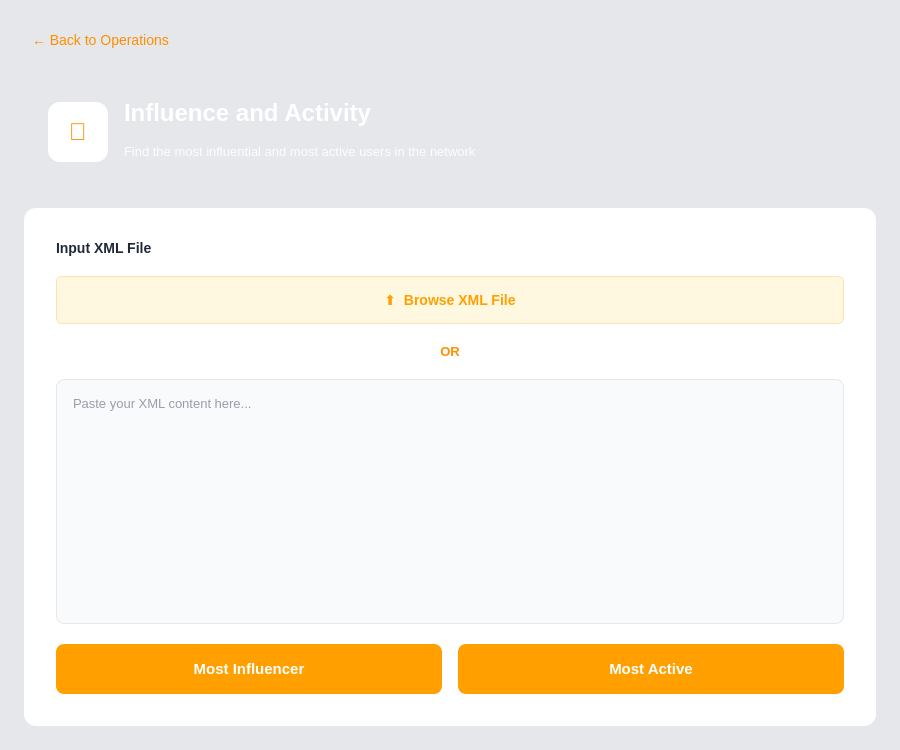
<?xml version="1.0" encoding="UTF-8"?>
<ui version="4.0">
 <class>InfluenceAndActivity</class>
 <widget class="QWidget" name="InfluenceAndActivity">
  <property name="geometry">
   <rect>
    <x>0</x>
    <y>0</y>
    <width>900</width>
    <height>750</height>
   </rect>
  </property>
  <property name="windowTitle">
   <string>Influence and Activity</string>
  </property>
  <property name="styleSheet">
   <string notr="true">
/* Global styles */
QWidget {
    background-color: #e5e7eb;
}
QLabel {
    background-color: transparent;
}

/* Specific styling for scroll area's content wrapper */
QWidget#scrollAreaWidgetContents {
    background-color: #e5e7eb;
}

/* Back Button */
QPushButton#backButton {
    background-color: transparent;
    border: none;
    color: #ff8f00;
    font-size: 14px;
    text-align: left;
    padding: 8px;
}

QPushButton#backButton:hover {
    background-color: rgba(255, 143, 0, 0.1);
    border-radius: 6px;
    text-decoration: none;
}

/* Header Widget (Gradient Amber/Gold) */
QWidget#headerWidget {
    background: qlineargradient(x1:0, y1:0, x2:1, y2:0,
                                 stop:0 #ffb300, stop:1 #ff8f00);
    border-radius: 12px;
}

QLabel#headerTitle {
    color: white;
    font-size: 24px;
    font-weight: bold;
}

QLabel#headerDesc {
    color: rgba(255, 255, 255, 0.9);
    font-size: 13px;
}

/* Content Widget (White Card) */
QWidget#contentWidget {
    background-color: white;
    border-radius: 12px;
}

/* Labels */
QLabel#inputLabel, QLabel#orLabel {
    color: #1f2937;
    font-size: 14px;
    font-weight: 600;
}

/* Browse Button */
QPushButton#browseButton {
    background-color: #fff8e1;
    color: #ffa000;
    border: 1px solid #ffe0b2;
    border-radius: 6px;
    padding: 12px 24px;
    font-size: 14px;
    font-weight: 500;
}

QPushButton#browseButton:hover {
    background-color: #ffe0b2;
}

/* Input Text Edit */
QTextEdit#xmlTextEdit {
    background-color: #f9fafb;
    border: 1px solid #e5e7eb;
    border-radius: 8px;
    padding: 12px;
    font-family: 'Courier New', monospace;
    font-size: 13px;
    color: #374151;
}

QTextEdit#xmlTextEdit:focus {
    border: 2px solid #ffb300;
    background-color: white;
}

/* Action Buttons */
QPushButton#mostInfluencerButton, QPushButton#mostActiveButton {
    background-color: #ffa000;
    color: white;
    border: none;
    border-radius: 8px;
    padding: 12px 24px;
    font-size: 15px;
    font-weight: 600;
}

QPushButton#mostInfluencerButton:hover, QPushButton#mostActiveButton:hover {
    background-color: #ff8f00;
}

/* ScrollBar */
QScrollBar:vertical {
    border: none;
    background: #e0e0e0;
    width: 10px; 
    margin: 0px; 
}
QScrollBar::handle:vertical {
    background: #ffb300; 
    min-height: 20px;
    border-radius: 5px;
}
QScrollBar::handle:vertical:hover {
    background: #ff8f00; 
}
QScrollBar::add-line:vertical, QScrollBar::sub-line:vertical {
    border: none;
    background: none;
    height: 0px; 
}
QScrollBar::add-page:vertical, QScrollBar::sub-page:vertical {
    background: none;
}
   </string>
  </property>

  <layout class="QVBoxLayout" name="rootLayout">
   <property name="leftMargin"><number>0</number></property>
   <property name="rightMargin"><number>0</number></property>
   <property name="topMargin"><number>0</number></property>
   <property name="bottomMargin"><number>0</number></property>

   <item>
    <widget class="QScrollArea" name="scrollArea">
     <property name="widgetResizable">
      <bool>true</bool>
     </property>
     <property name="frameShape">
      <enum>QFrame::NoFrame</enum>
     </property>

     <widget class="QWidget" name="scrollAreaWidgetContents">
      <layout class="QVBoxLayout" name="mainLayout">
       <property name="spacing"><number>16</number></property>
       <property name="leftMargin"><number>24</number></property>
       <property name="topMargin"><number>24</number></property>
       <property name="rightMargin"><number>24</number></property>
       <property name="bottomMargin"><number>24</number></property>

       <!-- 1. Back Button -->
       <item>
        <widget class="QPushButton" name="backButton">
         <property name="text">
          <string>← Back to Operations</string>
         </property>
         <property name="cursor">
          <cursorShape>PointingHandCursor</cursorShape>
         </property>
        </widget>
       </item>

       <!-- 2. Header Widget -->
       <item>
        <widget class="QWidget" name="headerWidget" native="true">
         <property name="minimumSize">
          <size><width>0</width><height>120</height></size>
         </property>
         <layout class="QHBoxLayout" name="headerLayout">
          <property name="spacing"><number>16</number></property>
          <property name="leftMargin"><number>24</number></property>
          <property name="topMargin"><number>24</number></property>
          <property name="rightMargin"><number>24</number></property>
          <property name="bottomMargin"><number>24</number></property>

          <item>
           <widget class="QLabel" name="iconLabel">
            <property name="minimumSize">
             <size><width>60</width><height>60</height></size>
            </property>
            <property name="maximumSize">
             <size><width>60</width><height>60</height></size>
            </property>
            <property name="styleSheet">
             <string notr="true">background-color: white; border-radius: 12px; font-size: 24px; font-weight: bold; color: #ff8f00;</string>
            </property>
            <property name="text"><string>👑</string></property>
            <property name="alignment">
             <set>Qt::AlignCenter</set>
            </property>
           </widget>
          </item>

          <item>
           <layout class="QVBoxLayout" name="headerTextLayout">
            <property name="spacing"><number>4</number></property>
            <item>
             <widget class="QLabel" name="headerTitle">
              <property name="text">
               <string>Influence and Activity</string>
              </property>
             </widget>
            </item>
            <item>
             <widget class="QLabel" name="headerDesc">
              <property name="text">
               <string>Find the most influential and most active users in the network</string>
              </property>
             </widget>
            </item>
           </layout>
          </item>
          <item><spacer name="horizontalSpacer"><property name="orientation"><enum>Qt::Horizontal</enum></property></spacer></item>
         </layout>
        </widget>
       </item>

       <!-- 3. Content Widget (White Card) -->
       <item>
        <widget class="QWidget" name="contentWidget" native="true">
         <layout class="QVBoxLayout" name="contentLayout">
          <property name="spacing"><number>20</number></property>
          <property name="leftMargin"><number>32</number></property>
          <property name="topMargin"><number>32</number></property>
          <property name="rightMargin"><number>32</number></property>
          <property name="bottomMargin"><number>32</number></property>

          <item>
           <widget class="QLabel" name="inputLabel">
            <property name="text">
             <string>Input XML File</string>
            </property>
           </widget>
          </item>

          <item>
           <widget class="QPushButton" name="browseButton">
            <property name="minimumSize">
             <size><width>0</width><height>48</height></size>
            </property>
            <property name="cursor">
             <cursorShape>PointingHandCursor</cursorShape>
            </property>
            <property name="text">
             <string>⬆  Browse XML File</string>
            </property>
           </widget>
          </item>

          <item>
           <widget class="QLabel" name="orLabel">
            <property name="text"><string>OR</string></property>
            <property name="alignment"><set>Qt::AlignCenter</set></property>
            <property name="styleSheet"><string>color: #ff8f00; font-size: 13px;</string></property>
           </widget>
          </item>

          <item>
           <widget class="QTextEdit" name="xmlTextEdit">
            <property name="minimumSize">
             <size><width>0</width><height>200</height></size>
            </property>
            <property name="placeholderText">
             <string>Paste your XML content here...</string>
            </property>
           </widget>
          </item>

          <item>
            <layout class="QHBoxLayout" name="buttonsLayout">
             <property name="spacing"><number>16</number></property>
             <item>
              <widget class="QPushButton" name="mostInfluencerButton">
               <property name="text"><string>Most Influencer</string></property>
               <property name="minimumSize"><size><width>0</width><height>50</height></size></property>
               <property name="cursor"><cursorShape>PointingHandCursor</cursorShape></property>
              </widget>
             </item>
             <item>
              <widget class="QPushButton" name="mostActiveButton">
               <property name="text"><string>Most Active</string></property>
               <property name="minimumSize"><size><width>0</width><height>50</height></size></property>
               <property name="cursor"><cursorShape>PointingHandCursor</cursorShape></property>
              </widget>
             </item>
            </layout>
          </item>

         </layout>
        </widget>
       </item>

      </layout>
     </widget>
    </widget>
   </item>

  </layout>
 </widget>
 <resources/>
 <connections/>
</ui>
